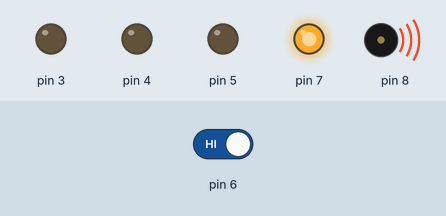
Bench run of a sketch on a simulated Arduino Uno, built with avr-gcc and run on an emulated ATmega328P. Shown: output pins drawn as LEDs (lit = HIGH), buzzer (waves = sounding). Inputs (shaded band) come from the test bench; at power-on: pin 6 HIGH.

Above: at 10.8 s.
10.9 s: pin 6 driven LOW
At 13.9 s:
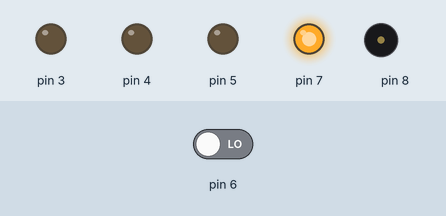
At 15.4 s:
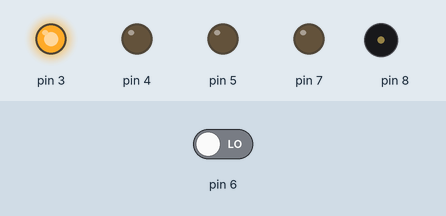
21.5 s: pin 6 driven HIGH
At 23.9 s:
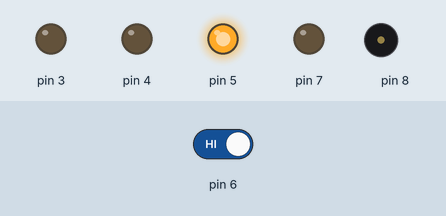
Timing chart, 0 to 36.5 s (numbered marks = the images above; inputs shaded):
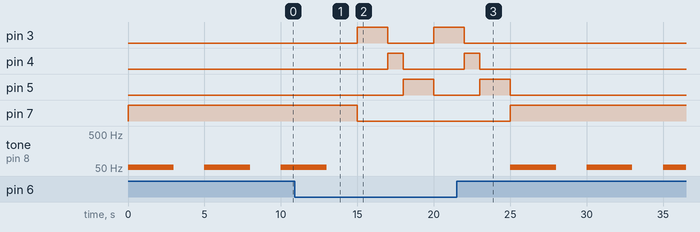

The sketch:

ProjetoSinaleiro.ino
```cpp
// C++ code
//
int asd = 0;

int i = 0;

int led = 0;

void setup()
{
  pinMode(6, INPUT);
  pinMode(3, OUTPUT);
  pinMode(4, OUTPUT);
  pinMode(5, OUTPUT);
  pinMode(7, OUTPUT);
  pinMode(8, OUTPUT);
}

void loop()
{
  if (digitalRead(6) == 0) {
    digitalWrite(3, HIGH);
    delay(2000); // Wait for 2000 millisecond(s)
    digitalWrite(3, LOW);
    digitalWrite(4, HIGH);
    delay(1000); // Wait for 1000 millisecond(s)
    digitalWrite(4, LOW);
    digitalWrite(5, HIGH);
    delay(2000); // Wait for 2000 millisecond(s)
    digitalWrite(5, LOW);
  } else {
    digitalWrite(7, HIGH);
    tone(8, 52, 3000); // play tone 20 (G#1 = 52 Hz)
    delay(5000); // Wait for 5000 millisecond(s)
    digitalWrite(7, LOW);
  }
}
```

Measured:
- after the input at 10.9 s, pin 3: LOW → HIGH after 4.1 s, → LOW 2.0 s later, → HIGH 3.0 s later; pin 4: LOW → HIGH after 6.1 s, → LOW 1.0 s later; pin 5: LOW → HIGH after 7.1 s, → LOW 2.0 s later; pin 7: HIGH → LOW after 4.1 s; tone on pin 8: goes on until 13.0 s, then stays silent
- after the input at 21.5 s, pin 3: goes on until 22.0 s, then stays LOW; pin 4: goes on until 23.0 s, then stays LOW; pin 5: goes on until 25.0 s, then stays LOW; pin 7: LOW → HIGH after 3.5 s; tone on pin 8: alternates 52 Hz for 3.0 s and silent for 2.0 s, starting after 3.5 s
- by itself, tone on pin 8: alternates 52 Hz for 3.0 s and silent for 2.0 s
